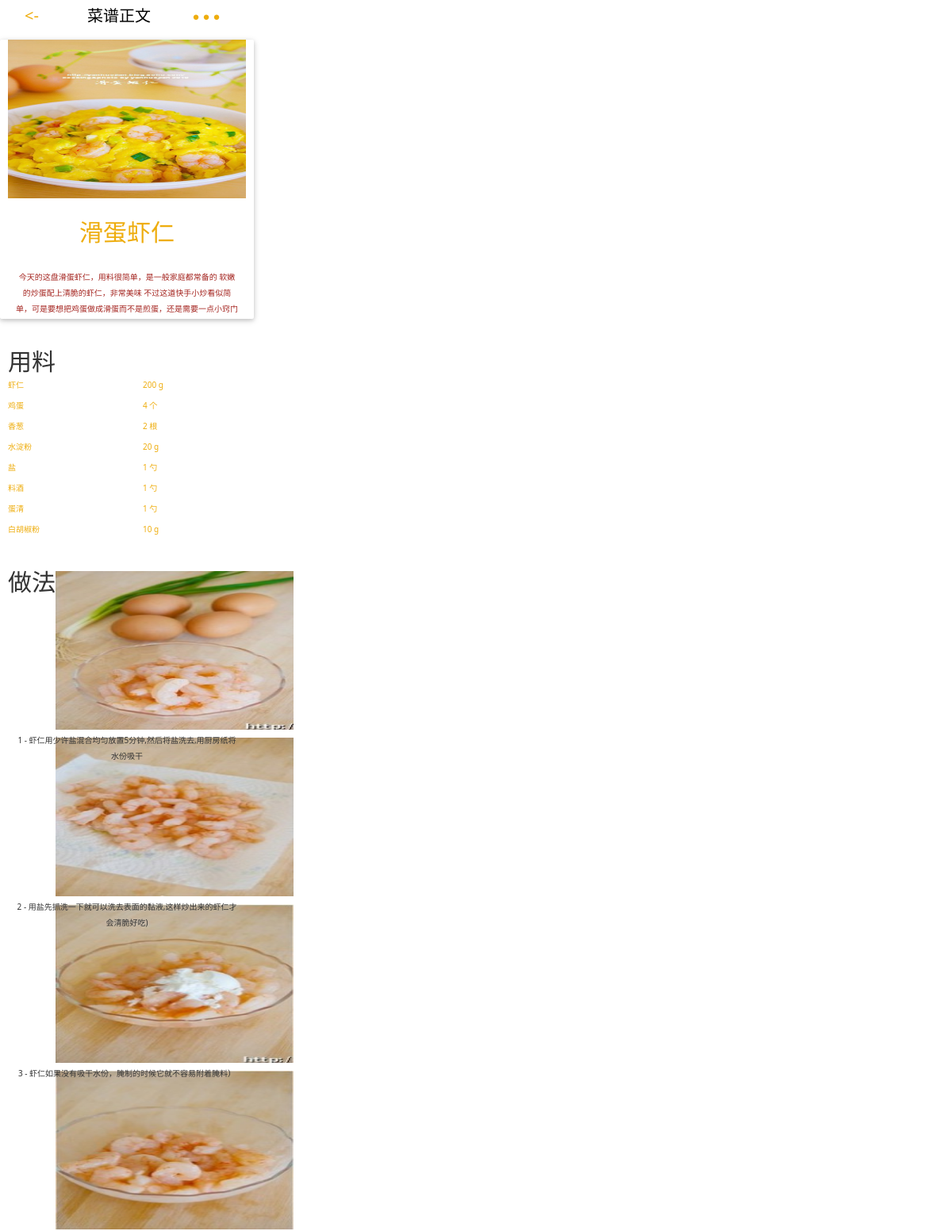
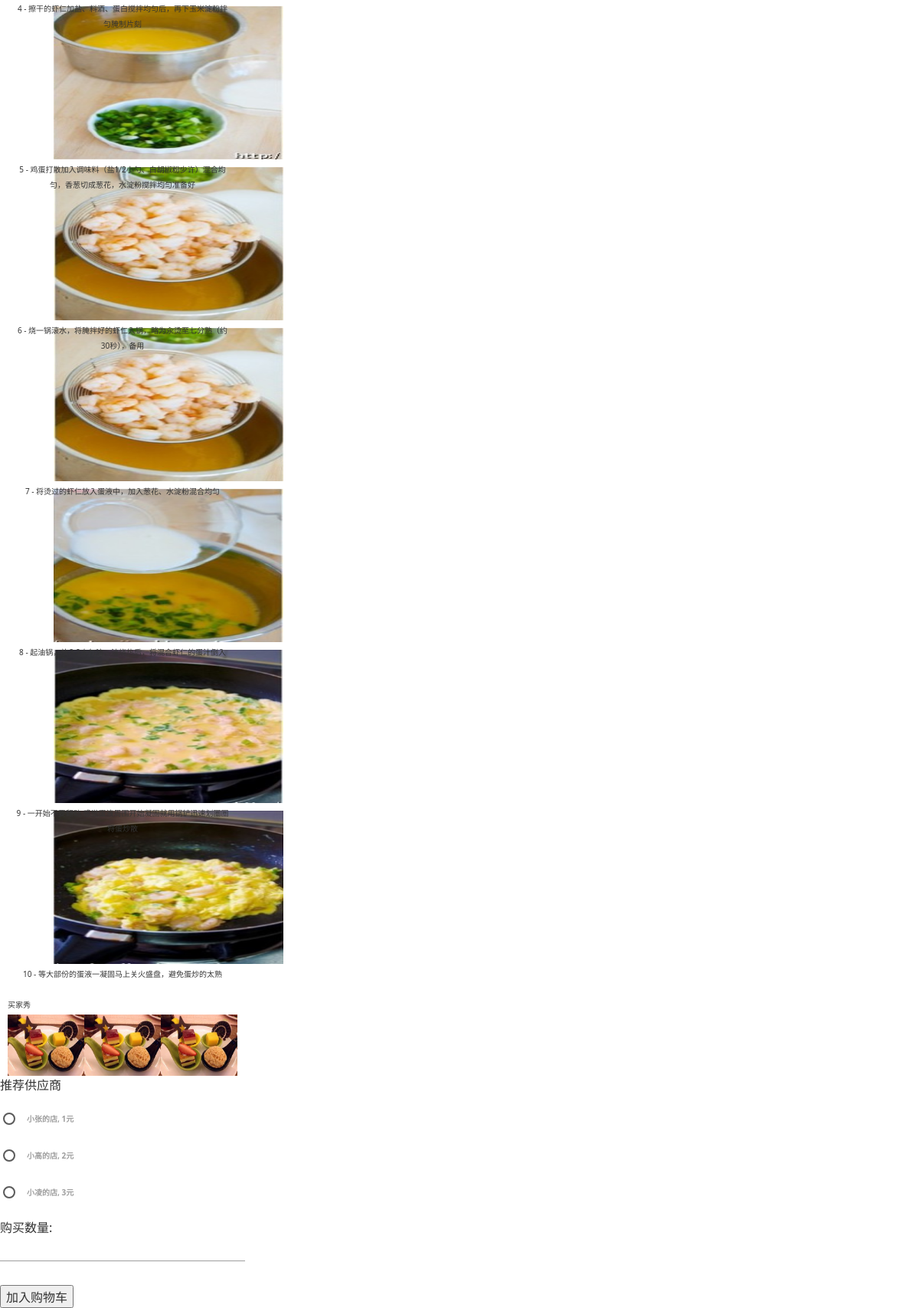
Page /food/tweet/9/ on the committed database (2 pictures, top to bottom).
### food/models.py (models this page shows, shortened)
class Tweet(models.Model):
    author = models.ForeignKey(User)
    type = models.CharField(max_length=200)  # 原创或转发
    publish_date = models.DateTimeField('发布时间')
    title = models.CharField(max_length=200)
    logo = models.CharField(max_length=200)
    content = models.TextField()
    vote = models.IntegerField("赞", default=0)
    visit = models.IntegerField(default=0)
    score = models.FloatField("评分", default=0)
    original_id = models.BigIntegerField("菜谱ID", default=0)

class Ingredient(models.Model):
    tweet = models.ForeignKey(Tweet)
    name = models.CharField(max_length=200)  # 食材名称
    number = models.IntegerField(default=0)  # 数量
    unit = models.CharField(max_length=200)  # 单位

class Procedure(models.Model):
    tweet = models.ForeignKey(Tweet)
    step = models.IntegerField(default=0)
    picture = models.CharField(blank=True, max_length=200)
    content = models.CharField(max_length=500)

class Price(models.Model):
    tweet = models.ForeignKey(Tweet)
    supplier = models.ForeignKey(Supplier)
    value = models.IntegerField(default=0)

class Supplier(models.Model):
    name = models.CharField(max_length=200)
    link = models.CharField(max_length=200)

### food/views.py (the view)
# urls.py: url(r'^tweet/(?P<tweet_id>[0-9]+)/$', views.tweet_detail, name='tweet_detail'),
def tweet_detail(request, tweet_id):
    tweet = get_object_or_404(Tweet, pk=tweet_id)
    return render(request, 'food/tweet.html', {'tweet': tweet})

### food/templates/food/tweet.html (shortened to what this page needs)
<!doctype html>
{% load staticfiles %}
<html class="no-js">
<head>
    <link type="text/css" rel="stylesheet" href="{% static 'food/materialize/css/materialize.min.css' %}"
          media="screen,projection"/>
    <link rel="stylesheet" href="{% static 'food/css/amazeui.min.css' %}">
    <link rel="stylesheet" href="{% static 'food/css/app.css' %}">
</head>
<body>
<div class="menu">
    <div class="header">
        <ul>
            <li class="list1"><-</li>
            <li class="list2">菜谱正文</li>
            <li class="list3">● ● ●</li>
        </ul>
    </div>
    <div class="card">
        <img src="{% static 'food/images/dishes/' %}{{tweet.logo}}">
        <p>{{ tweet.title }}</p>
        <div class="info">
            <p>{{ tweet.content }}</p>
        </div>
    </div>
    <div class="material">
        <p>用料</p>
    </div>
    <table>
        <tbody>
        {% for ingredient in tweet.ingredient_set.all %}
        <tr>
            <td class="left">{{ ingredient.name }}</td>
            <td class="right">{{ ingredient.number }} {{ ingredient.unit }}</td>
        </tr>
        {% endfor %}
        </tbody>
    </table>
    <div class="process">
        <p>做法</p>
        {% for step in tweet.procedure_set.all %}
        <div class="step">
            {% if step.picture %}
            <img src="{% static 'food/images/dishes/' %}{{ step.picture }}">
            {% endif %}
            <p>{{ step.step }} - {{ step.content }}</p>
        </div>
        {% endfor %}
    </div>
    <div class="forward-head">
        <p>买家秀</p>
    </div>
    <div class="bottom">
        <ul>
            <li><img src="../images/menu-pic.jpg"></li>
            <li><img src="../images/menu-pic.jpg"></li>
            <li><img src="../images/menu-pic.jpg"></li>
        </ul>
    </div>
    <p>推荐供应商</p>
    <form action="{% url 'food:tweet_buy' tweet.id %}" method="post">
        {% for price in tweet.price_set.all %}
        <p>
            <label for="price{{ price.id }}">{{ price.supplier.name }}, {{ price.value }}元</label>
        </p>
        {% endfor %}
        <p>购买数量: <input type="text" name="number"/></p>
        <p><input type="submit" value="加入购物车"/></p>
    </form>
</div>
</body>
</html>

### food/static/food/css/app.css (style rules this page uses)
.menu { position: absolute; height: 40px; width: 320px; background: #fff; }
.menu .header { color: #63B8FF ; text-align: center; line-height: 40px; font-size: 20px; position: relative; }
.menu .header ul { margin: 0 auto; padding: 0; width: 300px; overflow: hidden; }
.menu .header ul li { width: 100px; float: left; list-style: none; font-size: 20px; }
.menu .header ul li.list1 { color:#EEAD0E; margin-left: -20px; font-size: 20px; }
.menu .header ul li.list2 { color:#000000; margin-left: 10px; }
.menu .header ul li.list3 { color:#EEAD0E; margin-left: 10px; font-size: 15px; }
.menu .card { position: relative; width: 320px; text-align: center; margin: 10px auto; }
.menu .card img { width: 300px; height: 200px; margin: 0 auto; }
.menu .card p { width: 300px; margin: 30px auto; color:#EEAD0E; padding: 3px 10px 3px 10px; line-height: 20px; font-size: 30px; }
.menu .card .info p { width: 300px; color:#a4241f; margin: 0 auto; padding: 3px 10px 3px 10px; line-height: 20px; font-size: 10px; }
.menu .material { width: 300px; text-align: center; padding: 30px 60px 30px 60px; }
.menu .material p { font-size: 30px; position: absolute; left: 10px; margin: -10px auto; }
table tbody tr { width: 320px; text-align: center; margin: 10px auto; }
table tbody tr .left { color:#EEAD0E; width: 150px; margin: 0 auto; padding: 3px 10px 3px 10px; line-height: 20px; font-size: 10px; }
table tbody tr .right { color:#EEAD0E; width: 150px; margin: 0 auto; padding: 3px 10px 3px 10px; line-height: 20px; font-size: 10px; }
.menu .process { width: 300px; text-align: center; padding: 30px 60px 30px 60px; }
.menu .process p { font-size: 30px; position: absolute; left: 10px; margin: 0 auto; }
.menu .step { width: 320px; text-align: center; margin: 10px auto; }
.menu .step img { width: 300px; height: 200px; margin: 0 auto; }
.menu .step p { width: 300px; margin: 0 auto; padding: 3px 10px 3px 10px; line-height: 20px; font-size: 10px; }
.menu .forward-head { position: relative; margin: 0 auto; }
.menu .forward-head p { width: 320px; margin: 0 auto; padding: 3px 10px 3px 10px; line-height: 20px; font-size: 10px; }
.menu .bottom ul { margin: 0 auto; padding: 0; width: 300px; }
.menu .bottom ul li { width: 100px; float: left; list-style: none; }
.menu .bottom ul li img { width: 100px; height: 80px; margin: 0 auto; }
table tbody tr { position: relative; width: 320px; text-align: center; margin: 0 auto; }

### rows in the picture
Tweet: logo (picture), title "滑蛋虾仁", content "今天的这盘滑蛋虾仁，用料很简单，是一般家庭都常备的 软嫩的炒蛋配上清脆的虾仁，非常美味 不过这道快手小炒看似简单，可是要想把鸡蛋做成滑蛋而不是煎蛋，还是需要一点小窍门"
Ingredient: name "虾仁", number "200", unit "g"
Ingredient: name "鸡蛋", number "4", unit "个"
Ingredient: name "香葱", number "2", unit "根"
Ingredient: name "水淀粉", number "20", unit "g"
Ingredient: name "盐", number "1", unit "勺"
Ingredient: name "料酒", number "1", unit "勺"
Ingredient: name "蛋清", number "1", unit "勺"
Ingredient: name "白胡椒粉", number "10", unit "g"
Procedure: picture (picture), step "1", content "虾仁用少许盐混合均匀放置5分钟,然后将盐洗去,用厨房纸将水份吸干"
Procedure: picture (picture), step "2", content "用盐先抓洗一下就可以洗去表面的黏液,这样炒出来的虾仁才会清脆好吃)"
Procedure: picture (picture), step "3", content "虾仁如果没有吸干水份，腌制的时候它就不容易附着腌料）"
Procedure: picture (picture), step "4", content "擦干的虾仁加盐、料酒、蛋白搅拌均匀后，再下玉米淀粉拌匀腌制片刻"
Procedure: picture (picture), step "5", content "鸡蛋打散加入调味料（盐1/2小勺、白胡椒粉少许）混合均匀，香葱切成葱花，水淀粉搅拌均匀准备好"
Procedure: picture (picture), step "6", content "烧一锅滚水，将腌拌好的虾仁入锅，略为汆烫至七分熟（约30秒），备用"
Procedure: picture (picture), step "7", content "将烫过的虾仁放入蛋液中，加入葱花、水淀粉混合均匀"
Procedure: picture (picture), step "8", content "起油锅，放入2大勺油，油烧热后，将混合虾仁的蛋汁倒入"
Procedure: picture (picture), step "9", content "一开始不要翻动,感觉蛋液周围开始凝固就用锅铲迅速划圈圈将蛋炒散"
Procedure: picture (picture), step "10", content "等大部份的蛋液一凝固马上关火盛盘，避免蛋炒的太熟"
Price: supplier.name "小张的店", value "1"
Price: supplier.name "小高的店", value "2"
Price: supplier.name "小凌的店", value "3"
